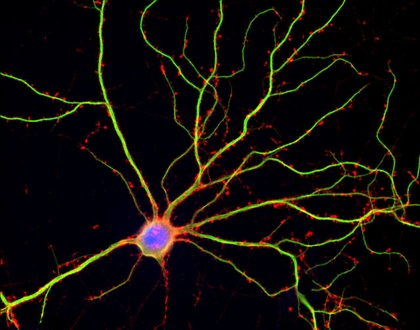
%> input picture PraticasAlessandra/neuron.jpg, 420 x 330 px, shrunk from 640 x 503 before the run
$ octave pratica_05_Desafio.m   (GNU Octave 9; MATLAB toolbox functions it lacks are replaced by stand-ins)
%> lines starting %> are read from the running program, lines starting %| are printed output that depends on the picture
clear all
close all

im = imread('neuron.jpg');
%> im is the input picture: size 330x420x3 uint8; mean R, G, B 17.7, 13.4, 9.5

imGray = (0.2989 * im(:,:,1)) + (0.5870 * im(:,:,2)) + (0.1140 * im(:,:,3));
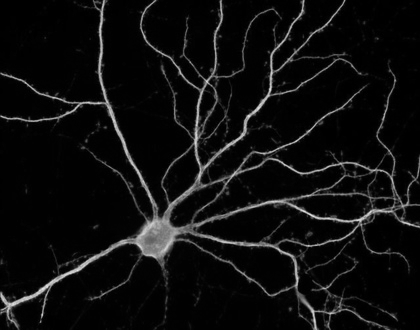
%> imGray: size 330x420 uint8; min 0, max 229, mean 14.3
figure('name', 'cinza');
imshow(imGray);

figure('name', 'canais');

subplot(1,3,1);
imshow(im(:,:,1));
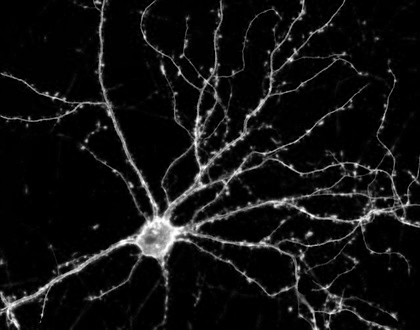
%> displayed picture: size 330x420, on the screen's scale of 0 to 255; min 0, max 255, mean 17.7

subplot(1,3,2);
imshow(im(:,:,2));
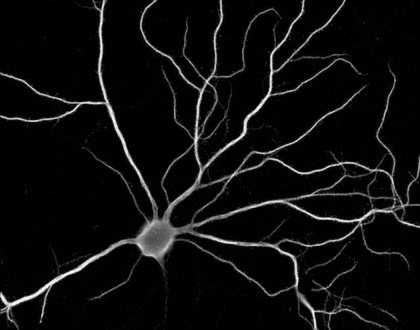
%> displayed picture: size 330x420, on the screen's scale of 0 to 255; min 0, max 255, mean 13.4

subplot(1,3,3);
imshow(im(:,:,3));
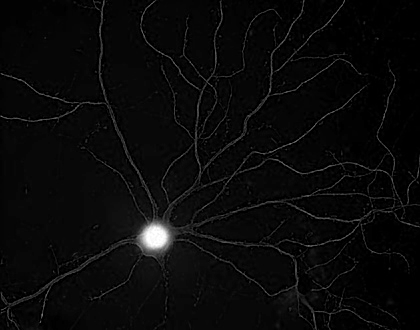
%> displayed picture: size 330x420, on the screen's scale of 0 to 255; min 0, max 255, mean 9.5

for i=1:size(im,1)
    for j=1:size(im,2)
        imSaida1(i,j) = im(i,j,1) - im(i,j,2) - im(i,j,3);
        imSaida2(i,j) = im(i,j,1) > 127 && im(i,j,2) < 127 && im(i,j,3) < 127;
    end
end
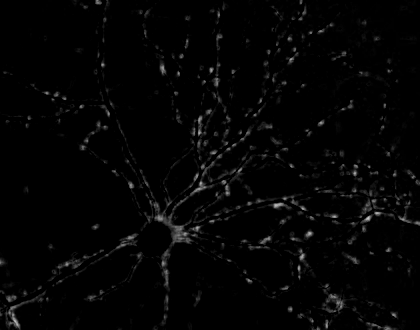
%> imSaida1: size 330x420 uint8; min 0, max 195, mean 4.3
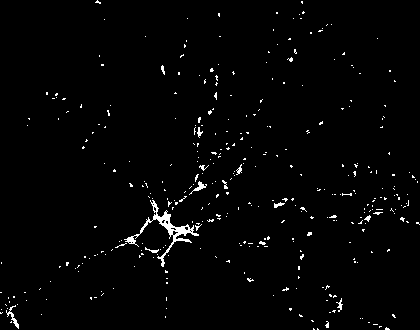
%> imSaida2: size 330x420 logical; 1.8% white in thin lines or dots

figure('name', 'imSaida1');
imshow(imSaida1);

figure('name', 'imSaida2');
imshow(imSaida2);
